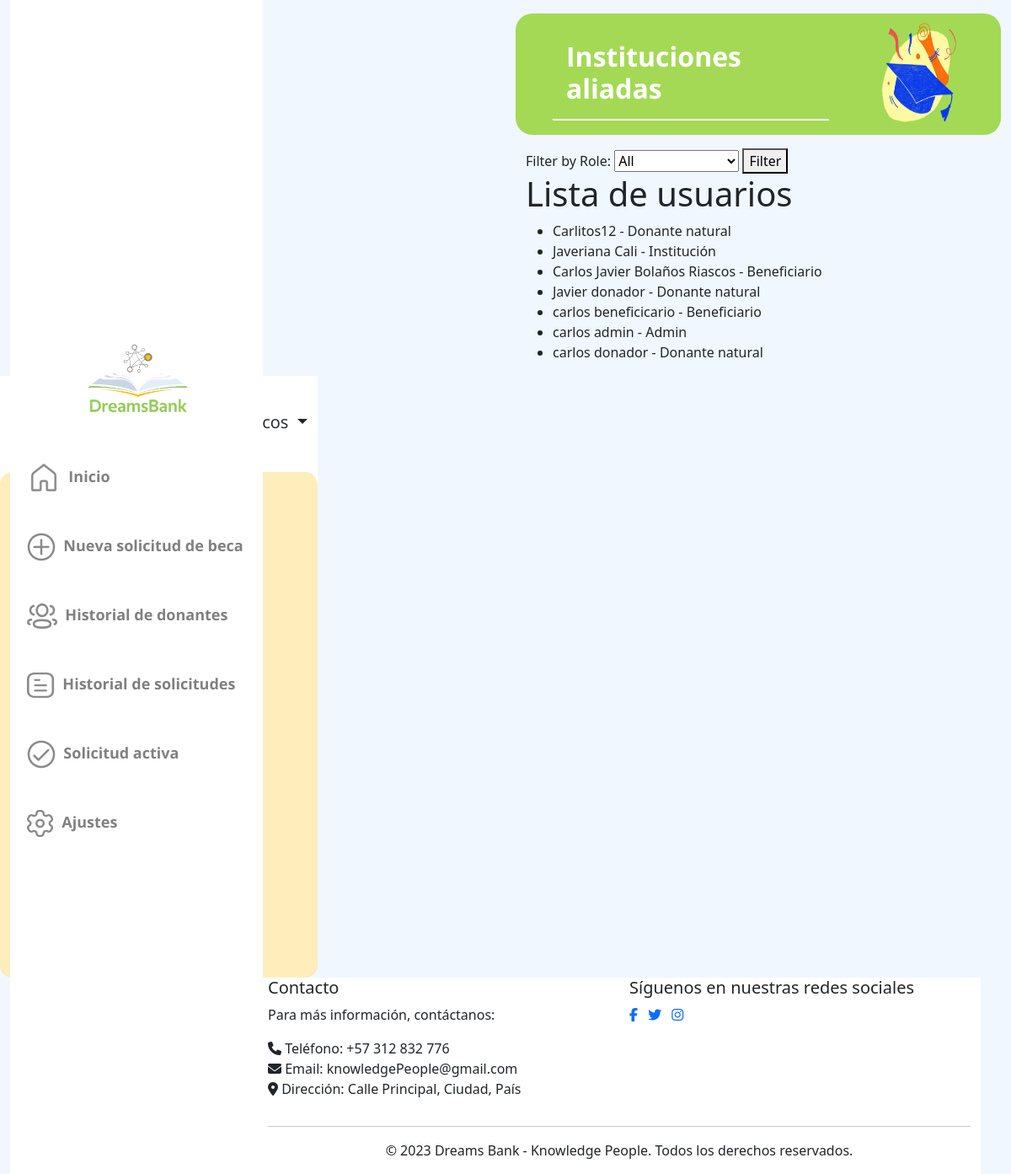
Screenshot of /users/users/ (signed in) with the database file from the repository.
### users/models.py (models this page shows, shortened)
class User(AbstractBaseUser, PermissionsMixin):
    username=None
    BENEFICIARY=1
    NATURALDONOR=2
    LEGALDONOR=3
    INSTITUTION=4
    ADMIN=5
    ROLE_CHOICE=(
          (BENEFICIARY, 'Beneficiario'),
          (NATURALDONOR,'Donante natural'),
          (LEGALDONOR,'Donante juridico'),
          (INSTITUTION,'Institución'),
          (ADMIN,'Admin'),
    )
    TI=1
    CC=2
    CE=3
    NIT=4
    IDTYPE_CHOICE= ((TI,'Tarjeta de Identidad'),
                (CC,'Cédula de Ciudadanía'),
                ( CE,'Cédula extranjera'),
                (NIT,'NIT'))
    email = models.EmailField(_("email address"), unique=True)
    name=models.CharField(max_length=100,null=False)
    profilePicture= models.ImageField(upload_to="users",null=True, blank=True)
    idType = models.PositiveSmallIntegerField(choices=IDTYPE_CHOICE,null=False)
    numID = models.CharField(max_length=10,null=False)
    role=models.PositiveSmallIntegerField(choices=ROLE_CHOICE,null=False)
    date_joined = models.DateTimeField(auto_now_add=True)
    last_login= models.DateTimeField(auto_now_add=True)
    created_date = models.DateTimeField(auto_now_add=True)
    modified_date = models.DateTimeField(auto_now_add=True)
    contact = models.CharField(max_length=15)
    notifications = models.ManyToManyField(Notification)
    is_staff = models.BooleanField(default=False)
    is_active = models.BooleanField(default=True)
    is_admin = models.BooleanField(default=False)
    is_superadmin = models.BooleanField(default=False)
    is_superuser = models.BooleanField(default=False)
    date_joined = models.DateTimeField(default=timezone.now)
    USERNAME_FIELD = "email"
    REQUIRED_FIELDS = ['name', 'idType', 'numID', 'role']
    objects = UserManager()

### users/views.py (the view)
# urls.py: path('users/', AllUserListView.as_view(), name='showUsers'),]
class AllUserListView(View):
    template_name = 'showUsers.html'
    def get(self, request):
        users = User.objects.all()
        role_filter = request.GET.get('role', None)
        if role_filter:
            users = users.filter(role=int(role_filter))
        context = {
            'users': users,
        }
        return render(request, self.template_name, context)

### users/templates/showUsers.html (shortened to what this page needs)
{% extends 'base.html' %} {% load static %}
    {% block content %}
    <link href="{% static '/historyapplications.css' %}" rel="stylesheet" />
    <link href="{% static 'newscholarship.css' %}" rel="stylesheet" />
    <div class="row mb-3 flex-sm-row" id="contTitulo">
      <div class="col-md-8">
        <br />
        <h1 id="titulo" class="mt-2" style="color: white">Instituciones aliadas</h1>
        <hr id="line" class="w-80" />
      </div>
      <div class="col-md-4">
        <img
          src="../../media/icons/HigherEducation.png"
          alt="No Encontrada"
          class="img-fluid d-none d-md-block"
          id="graduatedImg"
        />
      </div>
    </div>
    <form method="GET" action="">
        <label for="role-filter">Filter by Role:</label>
        <select id="role-filter" name="role">
            <option value="">All</option>
        </select>
        <button type="submit">Filter</button>
    </form>
<h1>Lista de usuarios</h1>
<ul>
    {% for user in users %}
        <li>{{ user.name }} - {{ user.get_role_display }}</li>
    {% empty %}
        <li>No users found.</li>
    {% endfor %}
</ul>
    {% endblock %}

### static/css/_base_menu.css (style rules this page uses)
body { background-color: #F0F7FF; }

### static/css/historyapplications.css (style rules this page uses)
#contTitulo { background: #A4D955; border-radius: 20px; height: 9rem; }

### static/css/newscholarship.css (style rules this page uses)
body { background-color: #F0F7FF; }
#contTitulo { background: #A4D955; border-radius: 20px; height: 9rem; }
#titulo { color: #FFFFFF; opacity: 100%; font-family:'Open Sans'; font-size: 2rem; font-weight: bold; margin-left: 3rem; }
#line { height: 0.15rem; opacity: 100%; border: 0.094rem solid #FFFFFF; background-color: #FFFFFF; transform: matrix(1, 0, 0, 1, 0, 0); margin-left: 2rem; }
#graduatedImg { float: right; width: 20rem; height:9rem; background: url(.png); }

### rows the page displays
User: name "Carlitos12", role "Donante natural"
User: name "Javeriana Cali", role "Institución"
User: name "Carlos Javier Bolaños Riascos", role "Beneficiario"
User: name "Javier donador", role "Donante natural"
User: name "carlos beneficicario", role "Beneficiario"
User: name "carlos admin", role "Admin"
User: name "carlos donador", role "Donante natural"
